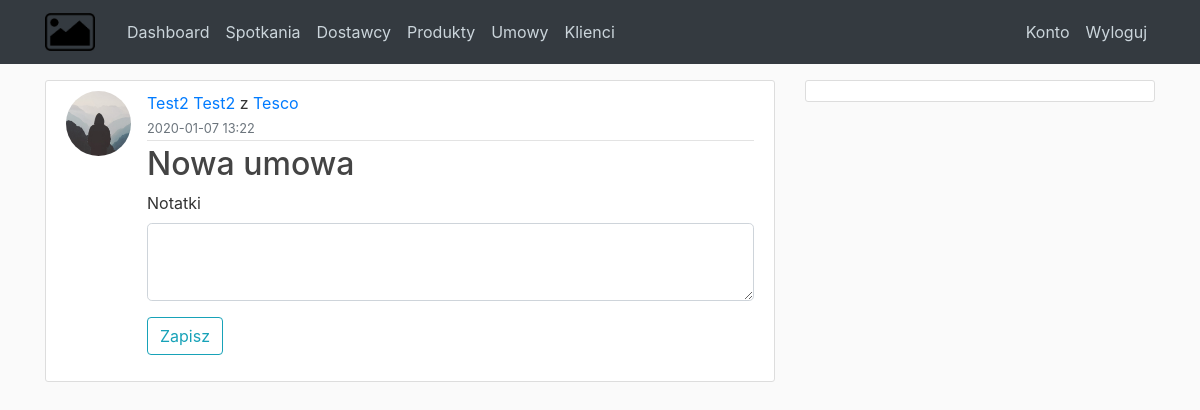
/meetings/1, run on the app's committed database.
### CRM/models.py (models this page shows, shortened)
class User(db.Model, UserMixin):
    id = db.Column(db.Integer, primary_key=True)
    email = db.Column(db.String(120), unique=True, nullable=False)
    image_file = db.Column(db.String(20), nullable=False, default='default.jpg')
    name = db.Column(db.String(25), nullable=False)
    last_name = db.Column(db.String(45), nullable=False)
    password = db.Column(db.String(60), nullable=False)
    admin = db.Column(db.Boolean, default=False, nullable=False)
    meetings = db.relationship('Meeting', backref='who', lazy=True)
    def full_name(self):
        return f"{self.name} {self.last_name}"

class Customer(db.Model):
    id = db.Column(db.Integer, primary_key=True)
    customer_name = db.Column(db.String(25), nullable=False)
    agent_name = db.Column(db.String(35), nullable=False)
    agent_last_name = db.Column(db.String(35), nullable=False)
    email = db.Column(db.String(140), nullable=False)
    phone = db.Column(db.String(140), nullable=False)
    address = db.Column(db.String(140), nullable=False)
    meetings = db.relationship('Meeting', backref='with_who', lazy=True)

class Meeting(db.Model):
    id = db.Column(db.Integer, primary_key=True)
    date = db.Column(db.DateTime, nullable=False, default=datetime.utcnow)
    title = db.Column(db.String(100), nullable=False)
    notes = db.Column(db.Text, default = "Brak notatek!")
    user_id = db.Column(db.Integer, db.ForeignKey('user.id'), nullable=False)
    customer_id = db.Column(db.Integer,db.ForeignKey('customer.id'), nullable=False)

### CRM/routes.py (the view)
@app.route("/meetings/<int:meeting_id>", methods=['GET', 'POST'])
def meeting(meeting_id):
    form = EditMeetingForm()
    meeting = Meeting.query.get_or_404(meeting_id)
    if form.validate_on_submit():
        meeting.notes = form.notes.data
        db.session.commit()
        flash('Zmiany zapisane!', 'success')
        return redirect(url_for('meetings'))
    return render_template('meeting.html', meeting=meeting, form=form)

### CRM/forms.py
class EditMeetingForm(FlaskForm):
    notes = TextAreaField('Notatki')
    submit = SubmitField('Zapisz')

### CRM/templates/meeting.html
{% extends "base.html" %}
{% block content %}
<article class="media content-section">
  <img class="rounded-circle article-img"
    src="{{ url_for('static', filename='profile_pics/' + meeting.who.image_file) }}">
  <div class="media-body">
    <div class="article-metadata">
      <a class="mr-0" href="#">{{ meeting.who.full_name() }}</a> z
      <a class="mr-0" href="#">{{ meeting.with_who.customer_name }}</a><br>
      <small class="text-muted">{{ meeting.date.strftime('%Y-%m-%d %H:%M') }}</small>
    </div>
    <h2 class="article-title">{{ meeting.title }}</h2>
    <div class="form-group">
      {{ form.notes.label(class="form-control-label") }}
      {% if form.notes.errors %}
      {{ form.notes(class="form-control form-control-lg is-invalid") }}
      <div class="invalid-feedback">
        {% for error in form.notes.errors %}
        <span>{{ error }}</span>
        {% endfor %}
      </div>
      {% else %}
      {{ form.notes(class="form-control form-control-lg") }}
      {% endif %}
    </div>
    <div class="form-group">
      {{ form.submit(class="btn btn-outline-info") }}
    </div>
  </div>
</article>
{% endblock content %}

### CRM/static/main.css (style rules this page uses)
body { background: #fafafa; color: #333333; margin-top: 5rem; }
h1, h2, h3, h4, h5, h6 { color: #444444; }
.content-section { background: #ffffff; padding: 10px 20px; border: 1px solid #dddddd; border-radius: 3px; margin-bottom: 20px; }
.article-title { color: #444444; }
.article-img { height: 65px; width: 65px; margin-right: 16px; }
.article-metadata { padding-bottom: 1px; margin-bottom: 4px; border-bottom: 1px solid #e3e3e3 }

### data on the page
User: image_file (placeholder picture), who.full_name "Test2 Test2"
Customer: with_who.customer_name "Tesco"
Meeting: date "2020-01-07 13:22", title "Nowa umowa"
